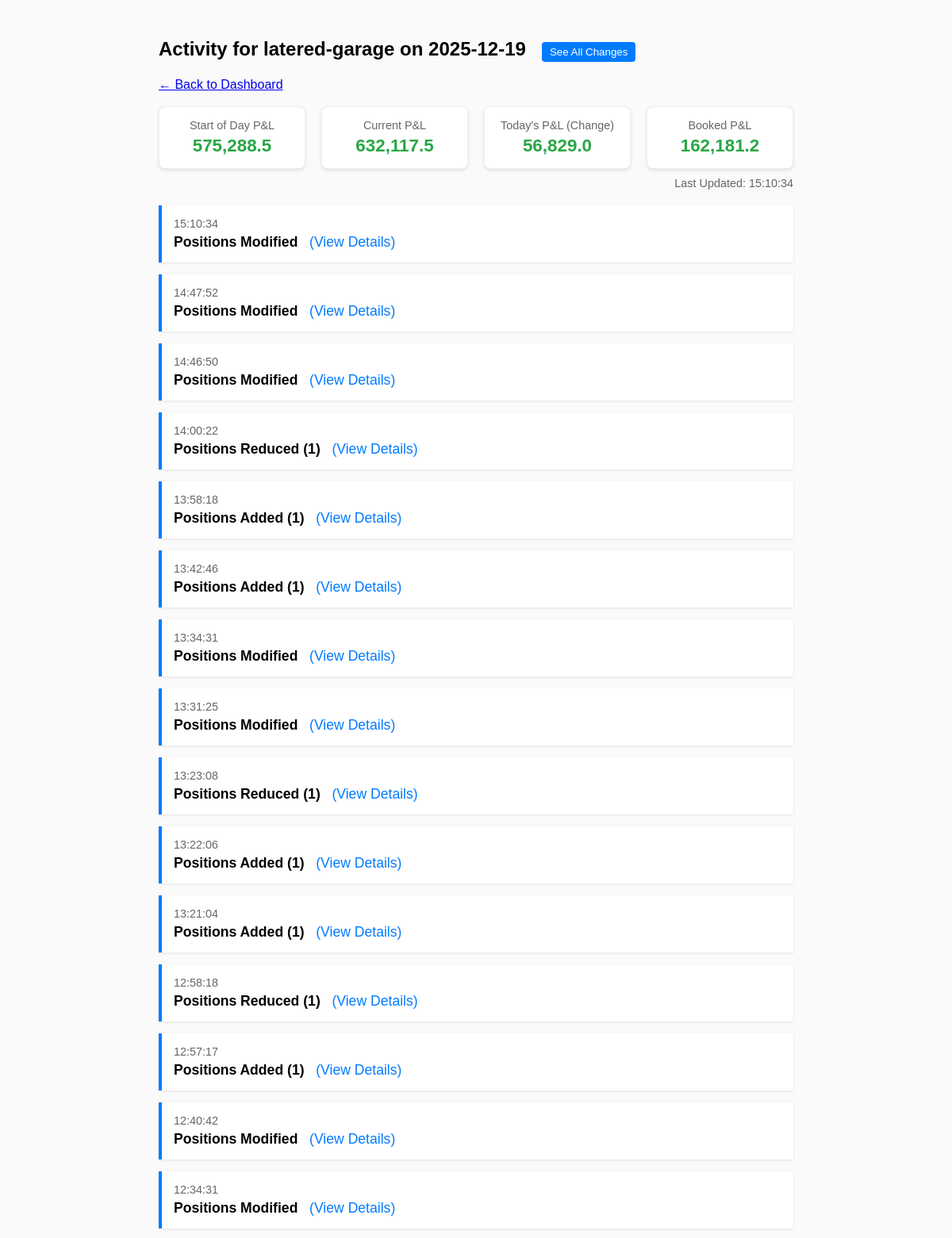
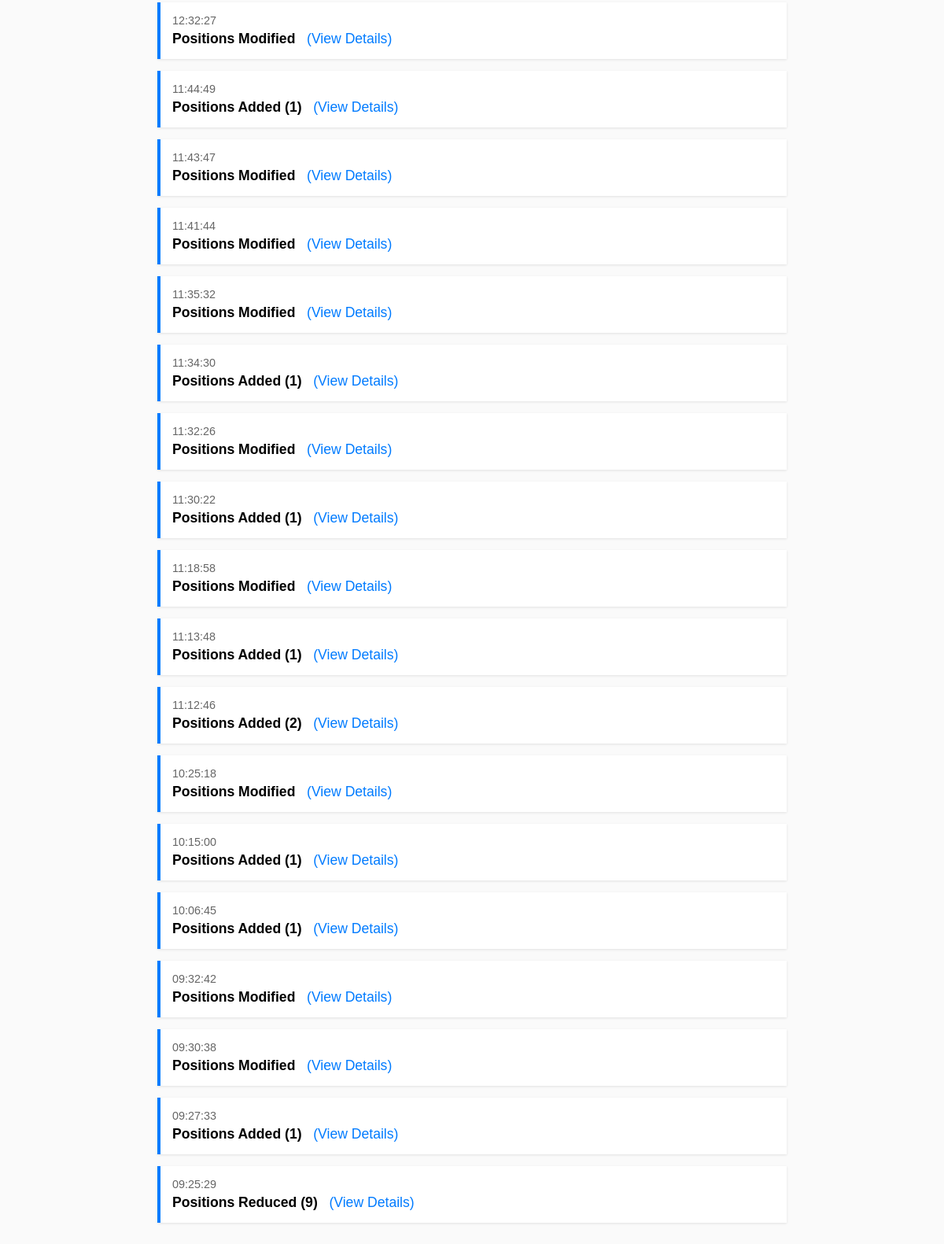
The app's page /profile/latered-garage/2025-12-19 with its own data (2 pictures, top to bottom).
### tables this page shows
CREATE TABLE snapshots (
            id INTEGER PRIMARY KEY AUTOINCREMENT,
            profile_id INTEGER NOT NULL,
            timestamp DATETIME DEFAULT CURRENT_TIMESTAMP,
            raw_data JSON NOT NULL,
            created_at_source TEXT,
            FOREIGN KEY (profile_id) REFERENCES profiles (id)
        );

CREATE TABLE position_changes (
            id INTEGER PRIMARY KEY AUTOINCREMENT,
            snapshot_id INTEGER NOT NULL,
            profile_id INTEGER NOT NULL,
            timestamp DATETIME DEFAULT CURRENT_TIMESTAMP,
            diff_summary TEXT, -- JSON summary of what changed (e.g. "Added 1 trade, Removed 1 trade")
            FOREIGN KEY (snapshot_id) REFERENCES snapshots (id),
            FOREIGN KEY (profile_id) REFERENCES profiles (id)
        );

### app.py (the view)
@app.route('/profile/<slug>/<date>')
def daily_view(slug, date):
    conn = get_db()
    c = conn.cursor()
    profile = c.execute("SELECT * FROM profiles WHERE slug = ?", (slug,)).fetchone()
    if not profile:
        conn.close()
        return "Profile not found", 404
    changes = c.execute("""
        SELECT * FROM position_changes
        WHERE profile_id = ? AND date(timestamp) = ?
        ORDER BY timestamp DESC
    """, (profile['id'], date)).fetchall()
    metrics = get_daily_pnl_metrics(c, profile['id'], date)
    conn.close()
    return render_template('daily_view.html',
                         slug=slug,
                         date=date,
                         changes=changes,
                         metrics=metrics)

### app.py (called while the page is built)
@app.template_filter('to_datetime')
def to_datetime_filter(value):
    if isinstance(value, datetime):
        return value
    try:
        return datetime.strptime(value, '%Y-%m-%d %H:%M:%S')
    except ValueError:
        try:
             dt = datetime.fromisoformat(value)
             return dt.replace(tzinfo=None) # Ensure naive
        except:
             return value

def calculate_snapshot_pnl(c, snapshot_id):
    snap = c.execute("SELECT * FROM snapshots WHERE id = ?", (snapshot_id,)).fetchone()
    if not snap: return 0, 0
    raw = json.loads(snap['raw_data'])
    data = raw.get('data', [])
    total = 0
    booked = 0
    for item in data:
        for trade in item.get('trades', []):
            u_pnl = trade.get('unbooked_pnl', 0)
            b_pnl = trade.get('booked_profit_loss', 0)
            total += (u_pnl + b_pnl)
            booked += b_pnl
    return total, booked

### database.py (called while the page is built)
def get_db():
    conn = sqlite3.connect(DB_PATH, detect_types=sqlite3.PARSE_DECLTYPES)
    conn.row_factory = sqlite3.Row
    return conn

### templates/daily_view.html (shortened to what this page needs)
<!doctype html>
<html lang="en">
<head>
</head>
<body>
    <div class="container">
        <h2>Activity for {{ slug }} on {{ date }}</h2>
        <a href="{{ url_for('index') }}">&larr; Back to Dashboard</a>
        <br><br>
        {% if metrics %}
        <div class="metrics-container">
            <div class="metric-box">
                <div class="metric-title">Start of Day P&L</div>
                <div
                    class="metric-value {{ 'val-pos' if metrics.start_pnl > 0 else 'val-neg' if metrics.start_pnl < 0 else 'val-neu' }}">
                    {{ "{:,.1f}".format(metrics.start_pnl) }}
                </div>
            </div>
            <div class="metric-box">
                <div class="metric-title">Current P&L</div>
                <div
                    class="metric-value {{ 'val-pos' if metrics.current_pnl > 0 else 'val-neg' if metrics.current_pnl < 0 else 'val-neu' }}">
                    {{ "{:,.1f}".format(metrics.current_pnl) }}
                </div>
            </div>
            <div class="metric-box">
                <div class="metric-title">Today's P&L (Change)</div>
                <div
                    class="metric-value {{ 'val-pos' if metrics.todays_pnl > 0 else 'val-neg' if metrics.todays_pnl < 0 else 'val-neu' }}">
                    {{ "{:,.1f}".format(metrics.todays_pnl) }}
                </div>
            </div>
            <div class="metric-box">
                <div class="metric-title">Booked P&L</div>
                <div
                    class="metric-value {{ 'val-pos' if metrics.booked_pnl > 0 else 'val-neg' if metrics.booked_pnl < 0 else 'val-neu' }}">
                    {{ "{:,.1f}".format(metrics.booked_pnl) }}
                </div>
            </div>
        </div>
        {% if metrics.last_updated %}
        <div style="text-align: right; margin-top: -20px; margin-bottom: 20px; color: #666; font-size: 0.9em;">
            Last Updated: {{ metrics.last_updated | to_datetime | attr('strftime')('%H:%M:%S') }}
        </div>
        {% endif %}
        {% endif %}
        {% for change in changes %}
        <div class="timeline-item">
            <div class="time">{{ change.timestamp | to_datetime | attr('strftime')('%H:%M:%S') }}</div>
            <div class="summary">
                {{ change.diff_summary or 'Position Update' }}
                <button class="details-link" onclick="showDiff({{ change.id }})">(View Details)</button>
            </div>
        </div>
        {% else %}
        <p>No activity recorded for this date.</p>
        {% endfor %}
    </div>
</body>
</html>

### templates/daily_view.html (style rules this page uses)
body { font-family: sans-serif; padding: 20px; background: #fafafa; }
.container { max-width: 800px; margin: 0 auto; }
.timeline-item { background: #fff; padding: 15px; margin-bottom: 15px; border-left: 4px solid #007bff; box-shadow: 0 1px 3px rgba(0, 0, 0, 0.1); }
.time { color: #666; font-size: 0.9em; margin-bottom: 5px; }
.summary { font-size: 1.1em; font-weight: bold; }
.details-link { cursor: pointer; color: #007bff; border: none; background: none; font-size: 1em; padding: 0; }
.metrics-container { display: flex; flex-wrap: wrap; gap: 20px; margin-bottom: 30px; }
.metric-box { flex: 1; min-width: 150px; background: white; padding: 15px; border-radius: 8px; box-shadow: 0 2px 4px rgba(0, 0, 0, 0.1); text-align: center; border: 1px solid #eee; }
.metric-title { color: #666; font-size: 0.9em; margin-bottom: 5px; }
.metric-value { font-size: 1.4em; font-weight: bold; }
.val-pos { color: #28a745; }

### records on screen
snapshots: last_updated|to_datetime "15:10:34"
position_changes: timestamp|to_datetime "15:10:34", diff_summary "Positions Modified"
position_changes: timestamp|to_datetime "14:47:52", diff_summary "Positions Modified"
position_changes: timestamp|to_datetime "14:46:50", diff_summary "Positions Modified"
position_changes: timestamp|to_datetime "14:00:22", diff_summary "Positions Reduced (1)"
position_changes: timestamp|to_datetime "13:58:18", diff_summary "Positions Added (1)"
position_changes: timestamp|to_datetime "13:42:46", diff_summary "Positions Added (1)"
position_changes: timestamp|to_datetime "13:34:31", diff_summary "Positions Modified"
position_changes: timestamp|to_datetime "13:31:25", diff_summary "Positions Modified"
position_changes: timestamp|to_datetime "13:23:08", diff_summary "Positions Reduced (1)"
position_changes: timestamp|to_datetime "13:22:06", diff_summary "Positions Added (1)"
position_changes: timestamp|to_datetime "13:21:04", diff_summary "Positions Added (1)"
position_changes: timestamp|to_datetime "12:58:18", diff_summary "Positions Reduced (1)"
position_changes: timestamp|to_datetime "12:57:17", diff_summary "Positions Added (1)"
position_changes: timestamp|to_datetime "12:40:42", diff_summary "Positions Modified"
position_changes: timestamp|to_datetime "12:34:31", diff_summary "Positions Modified"
position_changes: timestamp|to_datetime "12:32:27", diff_summary "Positions Modified"
position_changes: timestamp|to_datetime "11:44:49", diff_summary "Positions Added (1)"
position_changes: timestamp|to_datetime "11:43:47", diff_summary "Positions Modified"
position_changes: timestamp|to_datetime "11:41:44", diff_summary "Positions Modified"
position_changes: timestamp|to_datetime "11:35:32", diff_summary "Positions Modified"
position_changes: timestamp|to_datetime "11:34:30", diff_summary "Positions Added (1)"
position_changes: timestamp|to_datetime "11:32:26", diff_summary "Positions Modified"
position_changes: timestamp|to_datetime "11:30:22", diff_summary "Positions Added (1)"
position_changes: timestamp|to_datetime "11:18:58", diff_summary "Positions Modified"
position_changes: timestamp|to_datetime "11:13:48", diff_summary "Positions Added (1)"
position_changes: timestamp|to_datetime "11:12:46", diff_summary "Positions Added (2)"
position_changes: timestamp|to_datetime "10:25:18", diff_summary "Positions Modified"
position_changes: timestamp|to_datetime "10:15:00", diff_summary "Positions Added (1)"
position_changes: timestamp|to_datetime "10:06:45", diff_summary "Positions Added (1)"
position_changes: timestamp|to_datetime "09:32:42", diff_summary "Positions Modified"
position_changes: timestamp|to_datetime "09:30:38", diff_summary "Positions Modified"
position_changes: timestamp|to_datetime "09:27:33", diff_summary "Positions Added (1)"
position_changes: timestamp|to_datetime "09:25:29", diff_summary "Positions Reduced (9)"

### other values on screen
{{ slug }} "latered-garage"
{{ date }} "2025-12-19"
{{ "{:,.1f}".format(metrics.start_pnl) }} "575,288.5"
{{ "{:,.1f}".format(metrics.current_pnl) }} "632,117.5"
{{ "{:,.1f}".format(metrics.todays_pnl) }} "56,829.0"
{{ "{:,.1f}".format(metrics.booked_pnl) }} "162,181.2"
